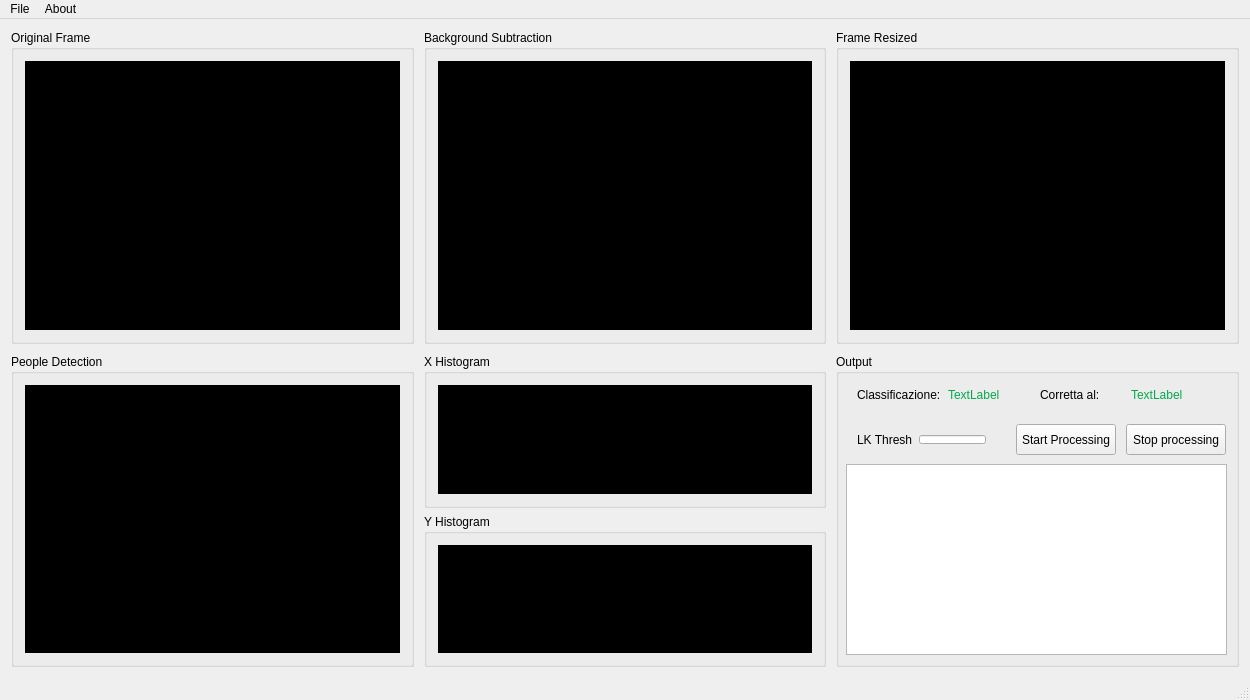
<?xml version="1.0" encoding="UTF-8"?>
<ui version="4.0">
 <class>VAMainWindow</class>
 <widget class="QMainWindow" name="VAMainWindow">
  <property name="geometry">
   <rect>
    <x>0</x>
    <y>0</y>
    <width>1250</width>
    <height>700</height>
   </rect>
  </property>
  <property name="windowTitle">
   <string>VA Project - Action Recognition</string>
  </property>
  <widget class="QWidget" name="centralWidget">
   <layout class="QGridLayout" name="gridLayout">
    <property name="spacing">
     <number>10</number>
    </property>
    <item row="0" column="2">
     <widget class="QGroupBox" name="boxFrameResized">
      <property name="title">
       <string>Frame Resized</string>
      </property>
      <layout class="QVBoxLayout" name="verticalLayout_3">
       <item>
        <widget class="QLabel" name="labelFrameResized">
         <property name="styleSheet">
          <string notr="true">background-color: rgb(0, 0, 0);</string>
         </property>
         <property name="text">
          <string>TextLabel</string>
         </property>
         <property name="scaledContents">
          <bool>false</bool>
         </property>
        </widget>
       </item>
      </layout>
     </widget>
    </item>
    <item row="1" column="1">
     <layout class="QVBoxLayout" name="verticalLayout_5">
      <item>
       <widget class="QGroupBox" name="groupBox">
        <property name="title">
         <string>X Histogram</string>
        </property>
        <layout class="QVBoxLayout" name="verticalLayout_6">
         <item>
          <widget class="QLabel" name="labelHistoX">
           <property name="styleSheet">
            <string notr="true">background-color: rgb(0, 0, 0);</string>
           </property>
           <property name="text">
            <string>TextLabel</string>
           </property>
          </widget>
         </item>
        </layout>
       </widget>
      </item>
      <item>
       <widget class="QGroupBox" name="groupBox_2">
        <property name="title">
         <string>Y Histogram</string>
        </property>
        <layout class="QVBoxLayout" name="verticalLayout_7">
         <item>
          <widget class="QLabel" name="labelHistoY">
           <property name="styleSheet">
            <string notr="true">background-color: rgb(0, 0, 0);</string>
           </property>
           <property name="text">
            <string>TextLabel</string>
           </property>
          </widget>
         </item>
        </layout>
       </widget>
      </item>
     </layout>
    </item>
    <item row="1" column="0">
     <widget class="QGroupBox" name="boxPD">
      <property name="title">
       <string>People Detection</string>
      </property>
      <layout class="QVBoxLayout" name="verticalLayout_4">
       <item>
        <widget class="QLabel" name="labelPD">
         <property name="styleSheet">
          <string notr="true">background-color: rgb(0, 0, 0);</string>
         </property>
         <property name="text">
          <string>TextLabel</string>
         </property>
         <property name="scaledContents">
          <bool>false</bool>
         </property>
        </widget>
       </item>
      </layout>
     </widget>
    </item>
    <item row="0" column="0">
     <widget class="QGroupBox" name="boxFrame">
      <property name="title">
       <string>Original Frame</string>
      </property>
      <layout class="QVBoxLayout" name="verticalLayout">
       <item>
        <widget class="QLabel" name="labelFrame">
         <property name="styleSheet">
          <string notr="true">background-color: rgb(0, 0, 0);</string>
         </property>
         <property name="text">
          <string>TextLabel</string>
         </property>
         <property name="scaledContents">
          <bool>false</bool>
         </property>
        </widget>
       </item>
      </layout>
     </widget>
    </item>
    <item row="0" column="1">
     <widget class="QGroupBox" name="boxBs">
      <property name="title">
       <string>Background Subtraction</string>
      </property>
      <layout class="QVBoxLayout" name="verticalLayout_2">
       <item>
        <widget class="QLabel" name="labelBS">
         <property name="styleSheet">
          <string notr="true">background-color: rgb(0, 0, 0);</string>
         </property>
         <property name="text">
          <string>TextLabel</string>
         </property>
         <property name="scaledContents">
          <bool>false</bool>
         </property>
        </widget>
       </item>
      </layout>
     </widget>
    </item>
    <item row="1" column="2">
     <widget class="QGroupBox" name="boxOptions">
      <property name="title">
       <string>Output</string>
      </property>
      <widget class="QWidget" name="horizontalLayoutWidget_2">
       <property name="geometry">
        <rect>
         <x>10</x>
         <y>20</y>
         <width>381</width>
         <height>41</height>
        </rect>
       </property>
       <layout class="QHBoxLayout" name="horizontalLayout_2">
        <item>
         <widget class="QLabel" name="label_3">
          <property name="styleSheet">
           <string notr="true">font: 75 12pt &quot;Ubuntu&quot;;</string>
          </property>
          <property name="text">
           <string>Classificazione:</string>
          </property>
         </widget>
        </item>
        <item>
         <widget class="QLabel" name="labelClass">
          <property name="styleSheet">
           <string notr="true">font: 75 14pt &quot;Ubuntu&quot;;
color: rgb(2, 170, 77);</string>
          </property>
          <property name="text">
           <string>TextLabel</string>
          </property>
         </widget>
        </item>
        <item>
         <widget class="QLabel" name="label">
          <property name="styleSheet">
           <string notr="true">font: 75 12pt &quot;Ubuntu&quot;;</string>
          </property>
          <property name="text">
           <string>Corretta al:</string>
          </property>
         </widget>
        </item>
        <item>
         <widget class="QLabel" name="labelPerc">
          <property name="styleSheet">
           <string notr="true">font: 75 14pt &quot;Ubuntu&quot;;
color: rgb(2, 170, 77);</string>
          </property>
          <property name="text">
           <string>TextLabel</string>
          </property>
         </widget>
        </item>
       </layout>
      </widget>
      <widget class="QWidget" name="horizontalLayoutWidget">
       <property name="geometry">
        <rect>
         <x>10</x>
         <y>70</y>
         <width>151</width>
         <height>31</height>
        </rect>
       </property>
       <layout class="QHBoxLayout" name="horizontalLayout">
        <item>
         <widget class="QLabel" name="label_2">
          <property name="text">
           <string>LK Thresh</string>
          </property>
         </widget>
        </item>
        <item>
         <widget class="QLineEdit" name="editLk"/>
        </item>
       </layout>
      </widget>
      <widget class="QPlainTextEdit" name="editConsole">
       <property name="geometry">
        <rect>
         <x>10</x>
         <y>110</y>
         <width>381</width>
         <height>191</height>
        </rect>
       </property>
       <property name="styleSheet">
        <string notr="true">font: 8pt &quot;Consolas&quot;;</string>
       </property>
       <property name="readOnly">
        <bool>true</bool>
       </property>
       <property name="plainText">
        <string/>
       </property>
       <property name="backgroundVisible">
        <bool>false</bool>
       </property>
      </widget>
      <widget class="QPushButton" name="buttonStartProcessing">
       <property name="geometry">
        <rect>
         <x>180</x>
         <y>70</y>
         <width>100</width>
         <height>31</height>
        </rect>
       </property>
       <property name="text">
        <string>Start Processing</string>
       </property>
      </widget>
      <widget class="QPushButton" name="buttonStopProcessing">
       <property name="geometry">
        <rect>
         <x>290</x>
         <y>70</y>
         <width>100</width>
         <height>31</height>
        </rect>
       </property>
       <property name="text">
        <string>Stop processing</string>
       </property>
      </widget>
     </widget>
    </item>
   </layout>
  </widget>
  <widget class="QStatusBar" name="statusBar"/>
  <widget class="QMenuBar" name="menuBar">
   <property name="geometry">
    <rect>
     <x>0</x>
     <y>0</y>
     <width>1250</width>
     <height>21</height>
    </rect>
   </property>
   <widget class="QMenu" name="menuFile">
    <property name="title">
     <string>File</string>
    </property>
    <addaction name="actionApri_Video"/>
    <addaction name="separator"/>
    <addaction name="actionExit"/>
   </widget>
   <widget class="QMenu" name="menuAbout">
    <property name="title">
     <string>About</string>
    </property>
    <addaction name="actionAbout_VA_Project"/>
   </widget>
   <addaction name="menuFile"/>
   <addaction name="menuAbout"/>
  </widget>
  <action name="actionApri_Video">
   <property name="text">
    <string>Open Video</string>
   </property>
  </action>
  <action name="actionExit">
   <property name="text">
    <string>Exit</string>
   </property>
  </action>
  <action name="actionAbout_VA_Project">
   <property name="text">
    <string>About VA Project...</string>
   </property>
  </action>
 </widget>
 <layoutdefault spacing="6" margin="11"/>
 <resources/>
 <connections/>
</ui>
